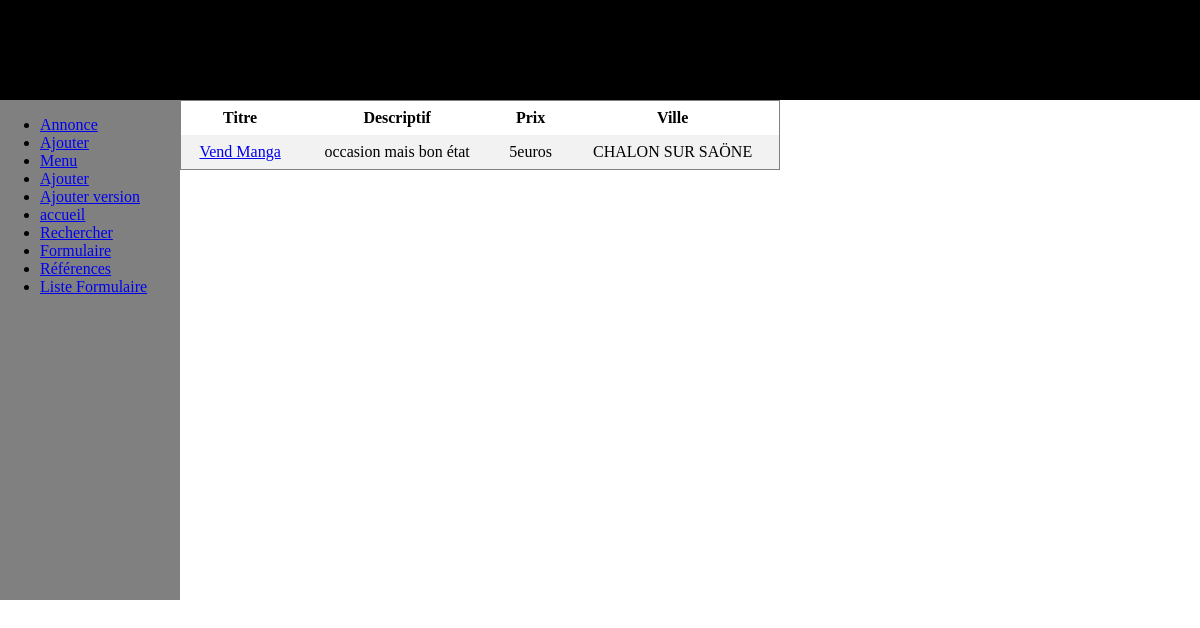
/liste_annonce_main.php, run on the app's committed database.
### tables this page shows
CREATE TABLE IF NOT EXISTS `_meta_menu` (
`id` int(11) NOT NULL,
  `libelle` varchar(20) DEFAULT NULL,
  `chemin` varchar(400) DEFAULT NULL,
  `id_parent` int(11) NOT NULL
);

CREATE TABLE IF NOT EXISTS `annonce` (
`id` int(11) NOT NULL,
  `titre` varchar(50) DEFAULT NULL,
  `descriptif` varchar(4000) DEFAULT NULL,
  `prix` float DEFAULT NULL,
  `ville` varchar(40) DEFAULT NULL,
  `date_post` date DEFAULT NULL,
  `id_utilisateur` int(11) DEFAULT NULL,
  `id_ref` int(11) DEFAULT NULL
);

### corps.php (called while the page is built)
<?php
include("banniere.php");
include("menu.php");
?>

### liste_annonce_main.php (called while the page is built)
<?php
include("corps.php");
include("liste_annonce_view.php");
?>

### class/connexion.class.php (called while the page is built, shortened)
<?php
class connexion{
	private  $pdo;
	public function getPDO()
	{
		if($this->pdo ===null){
			$pdo = new PDO('mysql:dbname=mb554950;host=127.0.0.1', 'root', 'root');
			$pdo->setAttribute(PDO::ATTR_ERRMODE, PDO::ERRMODE_EXCEPTION);
			$this->pdo = $pdo;
		}
		return $this->pdo;
	}
	public function query($statement){
		$req = $this->getPDO()->query($statement);
		$data = $req->fetchAll(PDO::FETCH_CLASS);
		return $data;
	}
}
?>

### menu.php (the view, shortened to what this page needs)
<?php
$select = "SELECT * FROM _META_MENU;";
$bdd = new connexion();
$rep = $bdd->query($select);
?>
<html>
<head>
<link rel="stylesheet" type="text/css" href="style.css">
</head>
	<body>
		<div id="menu">
			<?php
			echo "<ul>";
			for($i=0; $i<sizeof($rep); $i++){
				echo "<li><a href='".$rep[$i]->chemin.".php'>".$rep[$i]->libelle."</a></li>";
			}
			echo "</ul>";
			?>
		</div>
	</body>
</html>

### liste_annonce_view.php
<?php
$select = "SELECT * FROM Annonce;";
$bdd = new connexion();
$rep = $bdd->query($select);
echo "<table>";
echo "<tr>";
echo "<th>Titre</th>";
echo "<th>Descriptif</th>";
echo "<th>Prix</th>";
echo "<th>Ville</th>";
echo "</tr>";
for($i=0; $i<sizeof($rep); $i++){
	echo "<tr>";
	echo "<td><a href='form_ann_main.php?id=".$rep[$i]->id."'>".$rep[$i]->titre."</a></td>";
	echo "<td>".$rep[$i]->descriptif."</td>";
	echo "<td>".$rep[$i]->prix."euros</td>";
	echo "<td>".$rep[$i]->ville."</td>";
	echo "</tr>";
}
echo "</table>";
?>

### style.css (style rules this page uses)
body { margin:0; }
#menu { float:left; width:15%; background-color:grey; height:500px; }
table { border-collapse: collapse; width: 50%; border:1px solid grey; }
th, td { text-align: center; padding: 8px; }
tr:nth-child(even) { background-color: #f2f2f2; }

### data on the page
_meta_menu: libelle "Annonce"
_meta_menu: libelle "Ajouter"
_meta_menu: libelle "Menu"
_meta_menu: libelle "Ajouter"
_meta_menu: libelle "Ajouter version"
_meta_menu: libelle "accueil"
_meta_menu: libelle "Rechercher"
_meta_menu: libelle "Formulaire"
_meta_menu: libelle "Références"
_meta_menu: libelle "Liste Formulaire"
annonce: titre "Vend Manga", descriptif "occasion mais bon état", prix "5", ville "CHALON SUR SAÖNE"
